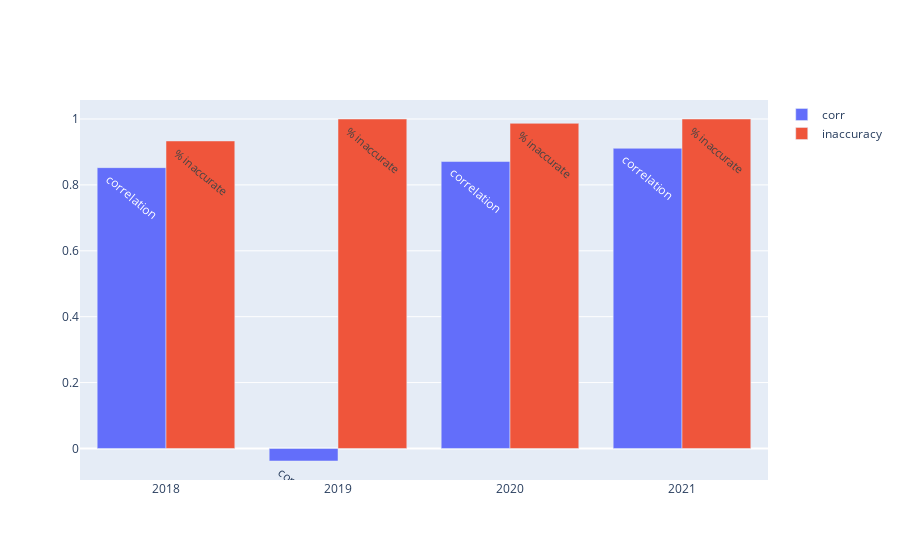

Notebook cell for this chart:
### Code cell
import plotly.graph_objects as go 

fig = go.Figure(data=[
    go.Bar(name="corr", x=results.year, y=results.correlation,text="correlation", textposition="auto", textangle=40),
    go.Bar(name="inaccuracy", x=results.year, y=results.ratio_innacurate, text="% inaccurate", textposition="auto", textangle=40)
])

fig.update_layout(barmode="group")
fig.show()

### Figure 1 — Plotly figure (JSON) as saved in the notebook; plotly's stock layout.template omitted (floating-point values rounded to 4 significant figures)
{"data": [{"name": "corr", "text": "correlation", "textangle": 40, "textposition": "auto", "type": "bar", "x": [2018, 2019, 2020, 2021], "y": [0.8524, -0.03803, 0.8709, 0.911]}, {"name": "inaccuracy", "text": "% inaccurate", "textangle": 40, "textposition": "auto", "type": "bar", "x": [2018, 2019, 2020, 2021], "y": [0.9333, 1, 0.9868, 1]}], "layout": {"barmode": "group"}}
